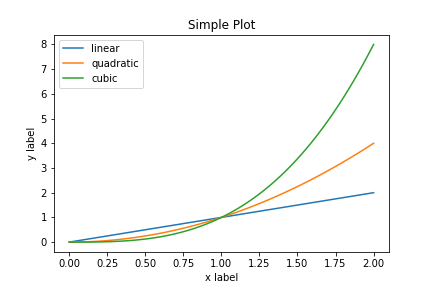

Generate this figure with Python:
#matplotlib tutorials

#Import the libraries
import numpy as np
import matplotlib.pyplot as plt

x = np.linspace(0, 2, 100)

fig, ax = plt.subplots()  # Create figure and axes
ax.plot(x, x, label='linear')  # Plot data
ax.plot(x, x**2, label='quadratic')  
ax.plot(x, x**3, label='cubic')  
ax.set_xlabel('x label')  # x-label
ax.set_ylabel('y label')  # y-label
ax.set_title("Simple Plot")  # itle
ax.legend()  # legend
fig.savefig('1d_plot.png')